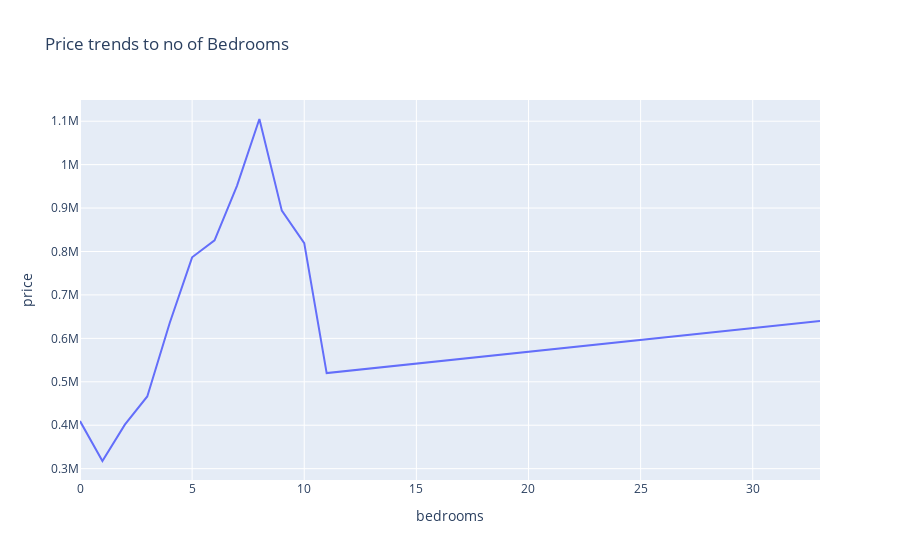

Notebook source saved alongside this figure:
### Code cell
px.line(bedroom_price ,x='bedrooms',y='price',title='Price trends to no of Bedrooms')

### Figure 1 — Plotly figure (JSON) as saved in the notebook; plotly's stock layout.template omitted (floating-point values rounded to 4 significant figures)
{"data": [{"hovertemplate": "bedrooms=%{x}<br>price=%{y}<extra></extra>", "legendgroup": "", "line": {"color": "#636efa", "dash": "solid"}, "marker": {"symbol": "circle"}, "mode": "lines", "name": "", "orientation": "v", "showlegend": false, "type": "scatter", "x": [0, 1, 2, 3, 4, 5, 6, 7, 8, 9, 10, 11, 33], "xaxis": "x", "y": [409500.0, 317600.0, 401300.0, 466300.0, 635400.0, 786600.0, 825500.0, 951200.0, 1105000.0, 894000.0, 819300.0, 520000, 640000], "yaxis": "y"}], "layout": {"legend": {"tracegroupgap": 0}, "title": {"text": "Price trends to no of Bedrooms"}, "xaxis": {"anchor": "y", "domain": [0, 1], "title": {"text": "bedrooms"}}, "yaxis": {"anchor": "x", "domain": [0, 1], "title": {"text": "price"}}}}
